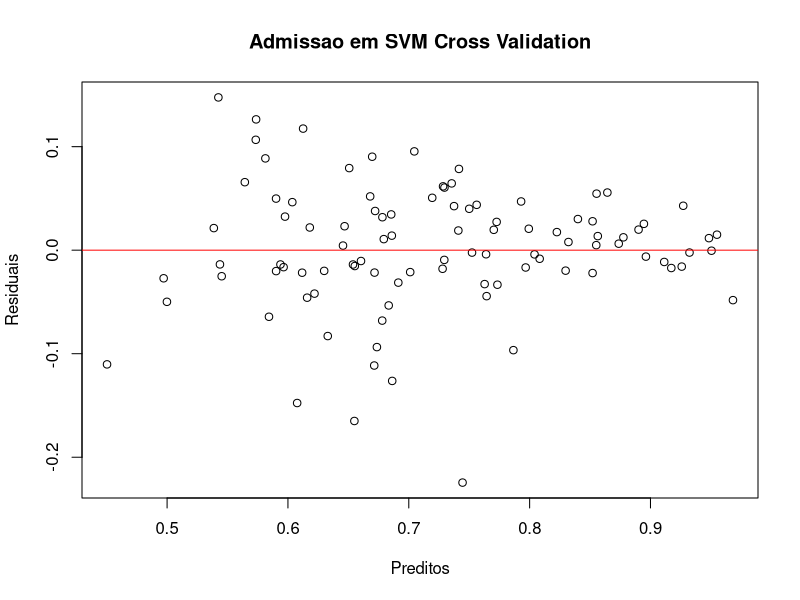
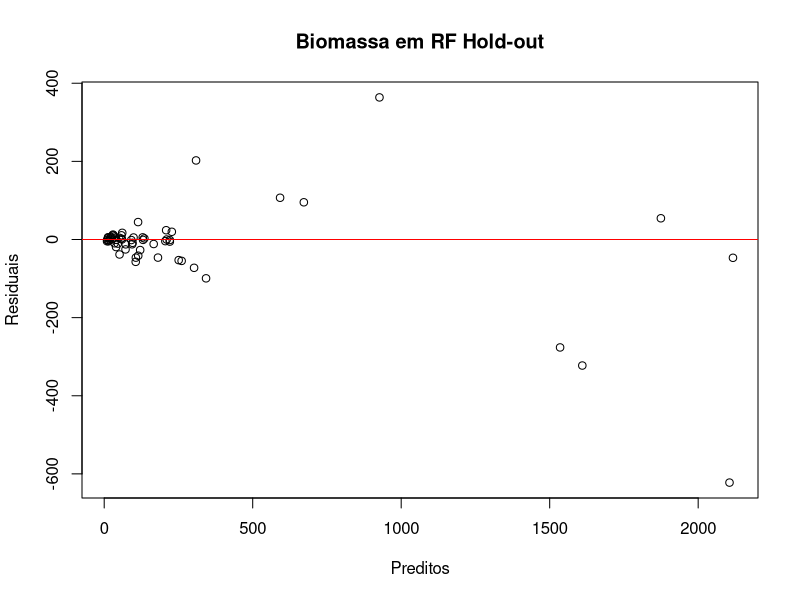

Generate these figures, in order, with R:
setwd("E:/dev/MachineLearningR")

library(caret)
library(Metrics)

# Seed fixo
set.seed(202462)

# Bases
admissao <- read.csv("9 - Admissao - Dados.csv")
admissao$num <- NULL
biomassa <- read.csv("5 - Biomassa - Dados.csv")

admissao_novos <- read.csv("9 - Admissao - Novos Casos.csv")
admissao_novos$num <- NULL
biomassa_novos <- read.csv("5 - Biomassa - Novos Casos.csv")

print_division <- function() {
  print("---------------------------------")
}

r2 <- function(observed, pred) {
  return(1 - (sum((pred - observed) ^ 2) /
                sum((pred - mean(observed)) ^ 2)))
}

syx <- function(observed, pred) {
  n <- length(observed)
  ssres <- sum((observed - pred) ^ 2)
  res <- sqrt(ssres / (n - 2))
  return(res)
}

avaliacao <- function(observed, pred) {
  # Métricas
  val_r2 <- r2(observed, pred)
  val_syx <- syx(observed, pred)
  val_pearson <- cor(observed, pred)
  val_mae <- mae(observed, pred)
  val_rmse <- rmse(observed, pred)
  print("R2:")
  print(val_r2)
  print_division()
  print("Syx:")
  print(val_syx)
  print_division()
  print("Pearson:")
  print(val_pearson)
  print_division()
  print("RMSE:")
  print(val_rmse)
  print_division()
  print("MAE:")
  print(val_mae)
  print_division()
}

predizer_resultado <- function(treinado, teste, dataname, tipo_modelo, p = 0) {
  print_division()
  print(paste(tipo_modelo, ":"))
  print(treinado)
  print_division()
  predict_treino <- predict(treinado, teste)
  observado <- teste[, ncol(teste)]
  avaliacao(observado, predict_treino)
  if (p == 1) {
    residuals <- observado - predict_treino
    plot(predict_treino, residuals, main="Admissao em SVM Cross Validation",
         xlab="Preditos", ylab="Residuais")
    abline(h=0, col="red")
  }
  if (p == 2) {
    residuals <- observado - predict_treino
    plot(predict_treino, residuals, main="Biomassa em RF Hold-out",
         xlab="Preditos", ylab="Residuais")
    abline(h=0, col="red")
  }
}


regressao_knn <- function(treino, teste, formula, dataname) {
  set.seed(202462)
  knn <- train(formula, data = treino, method = "knn")
  predizer_resultado(knn, teste, dataname, "KNN")
  return(knn)
}

regressao_rna_holdout <- function(treino, teste, formula, dataname) {
  set.seed(202462)
  rna <- train(formula, data = treino, method = "nnet",
               linout = TRUE, trace = FALSE)
  predizer_resultado(rna, teste, dataname, "RNA Hold-out")
  return(rna)
}

regressao_rna_cv <- function(treino, teste, formula, dataname) {
  set.seed(202462)
  ctrl <- trainControl(method = "cv", number = 10)
  rna <- train(formula, data = treino, method = "nnet",
               linout = TRUE, trace = FALSE, trControl = ctrl)
  predizer_resultado(rna, teste, dataname, "RNA Cross Validation")
  return(rna)
}

regressao_svm_holdout <- function(treino, teste, formula, dataname) {
  set.seed(202462)
  svm <- train(formula, data = treino, method = "svmRadial")
  predizer_resultado(svm, teste, dataname, "SVM Hold-out")
  return(svm)
}

regressao_svm_cv <- function(treino, teste, formula, dataname, melhor) {
  set.seed(202462)
  ctrl <- trainControl(method = "cv", number = 10)
  svm <- train(formula, data = treino, method = "svmRadial", trControl = ctrl)
  if (melhor == 1) {
    predizer_resultado(svm, teste, dataname, "SVM Cross Validation", melhor)
  } else {
    predizer_resultado(svm, teste, dataname, "SVM Cross Validation")
  }
  return(svm)
}

regressao_rf_holdout <- function(treino, teste, formula, dataname, melhor) {
  set.seed(202462)
  rf <- train(formula, data = treino, method = "rf")
  if (melhor == 2) {
    predizer_resultado(rf, teste, dataname, "Random Forest Hold-out", melhor)
  } else {
    predizer_resultado(rf, teste, dataname, "Random Forest Hold-out")
  }
  
  return(rf)
}

regressao_rf_cv <- function(treino, teste, formula, dataname) {
  set.seed(202462)
  ctrl <- trainControl(method = "cv", number = 10)
  rf <- train(formula, data = treino, method = "rf", trControl = ctrl)
  predizer_resultado(rf, teste, dataname, "Random Forest Cross Validation")
  return(rf)
}

regressao_todos <- function(data, target_col, dataname, melhor) {
  # Divisao 80:20
  indices <- createDataPartition(data[, ncol(data)], p=0.80, list=FALSE)# nolint
  treino <- data[indices, ]
  teste <- data[-indices, ]

  # Formula dinamica baseada no nome da coluna pelo parâmetro
  formula <- reformulate(".", response = target_col)

  print(paste("KNN ", dataname))
  knn <- regressao_knn(treino, teste, formula, dataname)
  print(paste("RNA Hold-out ", dataname))
  rna_ho <- regressao_rna_holdout(treino, teste, formula, dataname)
  print(paste("RNA Cross-validation ", dataname))
  rna_cv <- regressao_rna_cv(treino, teste, formula, dataname)
  print(paste("SVM Hold-out ", dataname))
  svm_ho <- regressao_svm_holdout(treino, teste, formula, dataname)
  print(paste("SVM Cross-validation ", dataname))
  svm_cv <- regressao_svm_cv(treino, teste, formula, dataname, melhor)
  print(paste("Random Forest Hold-out ", dataname))
  rf_ho <- regressao_rf_holdout(treino, teste, formula, dataname, melhor)
  print(paste("Random Forest Cross-validation ", dataname))
  rf_cv <- regressao_rf_cv(treino, teste, formula, dataname)
  print_division()

  # Se 1, é Admissao entao usar SVM - CV, 2 é Biomassa RF - Holdout
  if (melhor == 1) {
    predict_novo <- predict(svm_cv, admissao_novos)
    resultado <- cbind(admissao_novos, predict_novo)
    return(resultado)
  } else {
    predict_novo <- predict(rf_ho, biomassa_novos)
    resultado <- cbind(biomassa_novos, predict_novo)
    return(resultado)
  }
}

print("KNN ADMISSAO")
res_admissao <- regressao_todos(admissao, "ChanceOfAdmit", "Admissao", 1)
print("KNN BIOMASSA:")
res_biomassa <- regressao_todos(biomassa, "biomassa", "Biomassa", 2)

print("PREDIÇÃO DE NOVOS CASOS:")
print(res_admissao)
print(res_biomassa)
